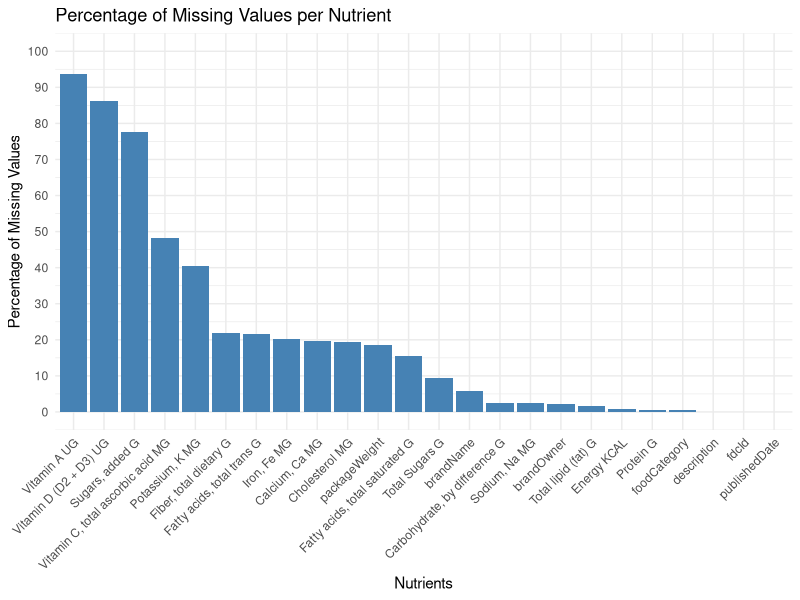

Write the R code that produced this figure.
## ---- chunk 1
library(readr)
library(tidyverse)
library(dplyr)
library(readr)
## ---- chunk 2
data <- read_csv("Branded Nutrients_Dataset.csv",
                 show_col_types = FALSE)
## ---- chunk 3
missing_summary <- data.frame(
  Column = colnames(data),
  MissingCount = colSums(is.na(data)),
  MissingPercent = colSums(is.na(data)) / nrow(data) * 100
) |> 
  arrange(desc(MissingPercent))

ggplot(missing_summary, aes(x = reorder(Column, -MissingPercent), y = MissingPercent)) +
  geom_bar(stat = "identity", fill = "steelblue") +
  theme_minimal() +
  scale_y_continuous(breaks = seq(0, 100, by = 10), limits = c(0, 100)) +  # Adjust y-axis breaks
  labs(
    title = "Percentage of Missing Values per Nutrient",
    x = "Nutrients",
    y = "Percentage of Missing Values"
  ) +
  theme(axis.text.x = element_text(angle = 45, hjust = 1))
